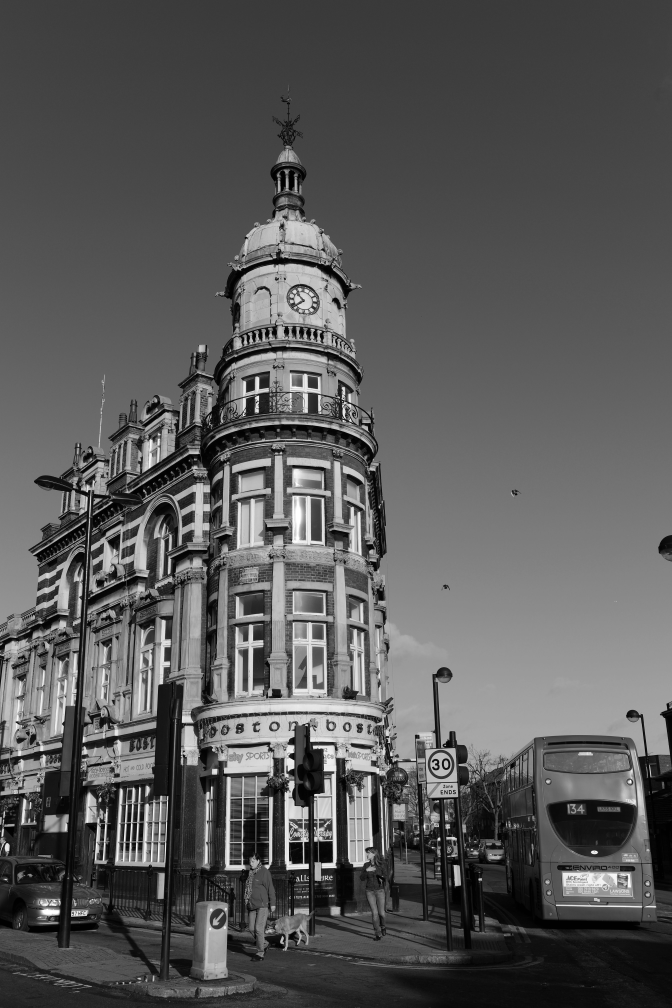
#> input picture dsc_0085.jpg, 4032 x 6048 px (shown at 1/6 size)
$ python example.py
#> lines starting #> are read from the running program, lines starting #| are printed output that depends on the picture
### fastdeconv.py
import numpy as np
from math import sqrt
from numpy.fft import fft2, ifft2
from scipy.signal import convolve2d
from scipy.interpolate import interp1d


class FastDeconvolution:
    def __init__(self, blurred, kernel, lambda_, alpha, verbose=False):
        """
        Input Parameters:
        - blurred: observed blurry and noisy input grayscale image
        - kernel:  convolution kernel
        - lambda_: parameter that balances likelihood and prior term weighting
        - alpha: parameter between 0 and 2
        """
        assert blurred.ndim == 2, "Blurred image must be grayscale."
        assert kernel.shape[0] % 2 == kernel.shape[1] % 2 == 1, "Blur kernel k must be odd-sized."

        self.blurred = blurred
        self.deblurred = blurred.copy()
        self.kernel = kernel
        self.lambda_ = lambda_
        self.alpha = alpha
        self.verbose = verbose
        self.imsize = blurred.shape
        self.lut = dict()

    def solve(
        self,
        beta_init=1,
        beta_rate=2 * sqrt(2),
        beta_max=256,
        iter_in=1,
        lut_v_range=np.arange(-1, 1, 1e-4),
    ):
        beta = beta_init
        # compute constant quantities
        nomin1, denom1, denom2 = self.compute_const_denominator()
        # compute v for equation 5
        gx, gy = gradient_x(self.deblurred)
        iter_out = 0
        while beta < beta_max:
            iter_out += 1
            print(f"Outer iteration {iter_out}, Beta {beta:.2f}")
            gamma = beta / self.lambda_
            denom = denom1 + gamma * denom2
            for i in range(1, iter_in + 1):
                # show cost
                if self.verbose:
                    cost = self.compute_cost(gx, gy)
                    print(f"    Inner iteration {i}, Cost {cost:.4e}")
                # w-subproblem
                wx = self.solve_w(gx, beta, lut_v_range)
                wy = self.solve_w(gy, beta, lut_v_range)
                # x-subproblem
                nomin2 = fft2(gradient_w(wx, wy))
                self.deblurred = np.real(ifft2((nomin1 + gamma * nomin2) / denom))
                # update v for equation 5
                gx, gy = gradient_x(self.deblurred)
            beta *= beta_rate
        return np.clip(self.deblurred, 0, 1)

    def solve_w(self, v, beta, lut_v_range):
        """
        solve w-subproblem
        """
        if beta not in self.lut:
            if abs(self.alpha - 1) < 1e-6:
                self.lut[beta] = compute_w1(lut_v_range, beta)
            elif abs(self.alpha - 2 / 3) < 1e-6:
                self.lut[beta] = compute_w23(lut_v_range, beta)
            elif abs(self.alpha - 1 / 2) < 1e-6:
                self.lut[beta] = compute_w12(lut_v_range, beta)
            else:
                self.lut[beta] = compute_w_newton(lut_v_range, beta, self.alpha)
        interp = interp1d(lut_v_range, self.lut[beta], kind="linear", fill_value="extrapolate")
        return interp(v)

    def compute_const_denominator(self):
        """
        compute denominator and part of the numerator for equation 4
        """
        k_fft = psf2otf(self.kernel, self.imsize)
        kernel_gx = np.array([1, -1], dtype=np.float64).reshape(1, 2)
        kernel_gy = np.array([1, -1], dtype=np.float64).reshape(2, 1)
        nomin1 = np.conj(k_fft) * fft2(self.blurred)
        denom1 = np.abs(k_fft) ** 2
        denom2 = np.abs(fft2(kernel_gx, self.imsize)) ** 2 + np.abs(fft2(kernel_gy, self.imsize)) ** 2
        return nomin1, denom1, denom2

    # [11 lines left out: function compute_cost, not called in this run]


def psf2otf(psf, shape):
    psf_pad = np.zeros(shape, dtype=np.float64)
    psf_pad[: psf.shape[0], : psf.shape[1]] = psf
    otf = np.roll(psf_pad, (-int(psf.shape[0] / 2), -int(psf.shape[1] / 2)), axis=(0, 1))
    return fft2(otf)


def gradient_x(x):
    """
    compute (v1 = F1 * x) and (v2 = F2 * x) in equation 5
    """
    gx = np.zeros(x.shape, dtype=x.dtype)
    gy = np.zeros(x.shape, dtype=x.dtype)
    gx[:, :-1] = x[:, 1:] - x[:, :-1]
    gx[:, -1] = x[:, 0] - x[:, -1]
    gy[:-1, :] = x[1:, :] - x[:-1, :]
    gy[-1, :] = x[0, :] - x[-1, :]
    return gx, gy


def gradient_w(wx, wy):
    """
    compute (F1^T * w1 + F2^T * w2) in equation 3
    """
    gx = np.zeros(wx.shape, dtype=wx.dtype)
    gy = np.zeros(wy.shape, dtype=wy.dtype)
    gx[:, 0] = wx[:, -1] - wx[:, 0]
    gx[:, 1:] = wx[:, :-1] - wx[:, 1:]
    gy[0, :] = wy[-1, :] - wy[0, :]
    gy[1:, :] = wy[:-1, :] - wy[1:, :]
    return gx + gy


# [5 lines left out: function compute_w1, not called in this run]


def compute_w23(v, beta):
    """
    solve w-subproblem for alpha = 2/3
    """
    vsize = v.shape[0]
    v_complex = v.astype(np.complex128)
    epsilon = 1e-6
    eps = 1e-9

    # precompute some terms
    m = np.full(vsize, 8 / (27 * beta**3), dtype=np.complex128)
    m2 = m * m
    m3 = m2 * m
    v2 = v_complex * v_complex
    v3 = v2 * v_complex
    v4 = v3 * v_complex

    # t1 ~ t7
    t1 = -9 / 8 * v2
    t2 = v3 / 4
    t3 = -1 / 8 * (m * v2)
    t4 = -t3 / 2 + np.sqrt(-m3 / 27 + (m2 * v4) / 256)
    t5 = t4 ** (1 / 3)
    t6 = 2 * (-5 / 18 * t1 + t5 + (m / (3 * t5 + eps)))
    t7 = np.sqrt(t1 / 3 + t6)

    # compute 4 roots
    roots = np.zeros((4, vsize), dtype=np.complex128)
    term1 = 0.75 * v_complex
    term21 = np.sqrt(-(t1 + t6 + t2 / (t7 + eps)))
    term22 = np.sqrt(-(t1 + t6 - t2 / (t7 + eps)))
    roots[0, :] = term1 + 0.5 * (t7 + term21)
    roots[1, :] = term1 + 0.5 * (t7 - term21)
    roots[2, :] = term1 + 0.5 * (-t7 + term22)
    roots[3, :] = term1 + 0.5 * (-t7 - term22)

    # filter out roots
    vtile = np.tile(v, (4, 1))
    c1 = np.abs(np.imag(roots)) < epsilon
    c2 = np.real(roots) * np.sign(vtile) > np.abs(vtile) / 2
    c3 = np.real(roots) * np.sign(vtile) < np.abs(vtile)
    roots[~(c1 & c2 & c3)] = 0

    w = np.max(np.real(roots) * np.sign(vtile), axis=0) * np.sign(v)
    return w


# [56 lines left out: functions compute_w12, compute_w_newton, not called in this run]

### eval.py
import numpy as np


def ssim(img1, img2, c1=0.005, c2=0.005):
    """
    compute ssim between two images
    """
    assert img1.ndim == img2.ndim
    assert img1.shape[0] == img2.shape[0] and img1.shape[1] == img2.shape[1]

    mn = img1.shape[0] * img1.shape[1]

    mean1 = np.mean(img1)
    mean2 = np.mean(img2)

    img1_0mean = img1 - mean1
    img2_0mean = img2 - mean2

    var1 = np.sum(img1_0mean**2) / mn
    var2 = np.sum(img2_0mean**2) / mn
    covar12 = np.sum(img1_0mean * img2_0mean) / mn

    L = np.max(img1)
    nomin = (2 * mean1 * mean2 + (c1 * L) ** 2) * (2 * covar12 + (c2 * L) ** 2)
    denom = (mean1**2 + mean2**2 + (c1 * L) ** 2) * (var1 + var2 + (c2 * L) ** 2)
    return nomin / denom


# [8 lines left out: function nmse, not called in this run]


def psnr(img, target):
    """
    compute psnr between two images
    """
    assert img.ndim == target.ndim
    assert img.shape[0] == target.shape[0] and img.shape[1] == target.shape[1]
    assert np.max(img) <= 1.0 and np.min(img) >= 0.0 and np.max(target) <= 1.0 and np.min(target) >= 0.0

    mse = np.mean((img - target) ** 2)
    return 10 * np.log10(1.0 / mse)

### example.py
import numpy as np
import cv2
import time
from scipy.signal import convolve2d

from fastdeconv import FastDeconvolution
from eval import ssim, psnr

np.random.seed(0)


def gaussian_kernel(size):
    kernel1d = cv2.getGaussianKernel(size, 0)
    kernel = kernel1d.dot(kernel1d.T)
    return kernel


def gaussian_noise(shape, amplitude=0.01, sigma=1.0):
    return np.random.normal(0, sigma, shape) * amplitude


def create_blur(image, kernel, noise):
    blurred = convolve2d(image, kernel, boundary="wrap", mode="same")
    return np.clip(np.floor((blurred + noise) * 255.0), 0, 255) / 255.0


if __name__ == "__main__":
    # grayscale image / 0 ~ 1
    original = cv2.imread("dsc_0085.jpg", cv2.IMREAD_GRAYSCALE).astype(np.float64) / 255.0
#> original: shape (6048, 4032) float64; min 0, max 1, mean 0.349
    original = cv2.resize(original, (0, 0), fx=0.25, fy=0.25)
#> original: shape (1512, 1008) float64
    print(f"Image size: {original.shape}")
#| Image size: (1512, 1008)

    # create blurred image
    kernel = gaussian_kernel(11)
    noise = gaussian_noise(original.shape, amplitude=0.01, sigma=1)
    blurred = create_blur(original, kernel, noise)
#> in create_blur, `blurred = convolve2d(image, kernel, boundary="wrap", mode="same")`:
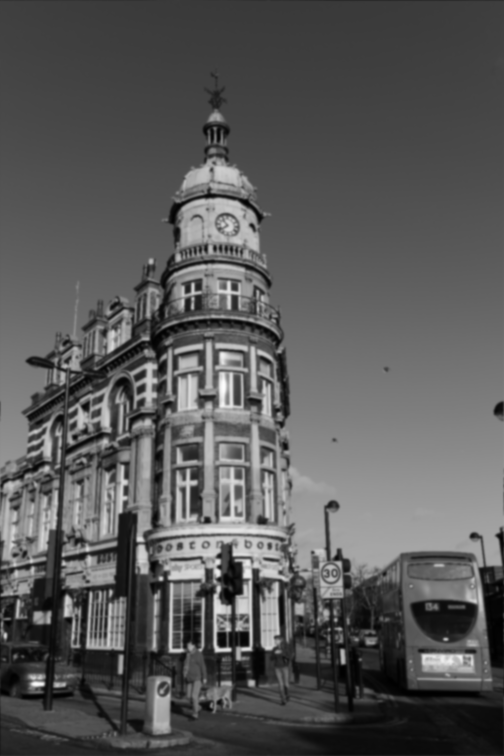
#> blurred: shape (1512, 1008) float64 (shown at 1/2 size); min 0.00311, max 0.995, mean 0.349

    # deblur image
    fd = FastDeconvolution(blurred, kernel, 2000, 2 / 3)
    start = time.time()
    deblurred = fd.solve()
#> in solve, `nomin1, denom1, denom2 = self.compute_const_denominator()`:
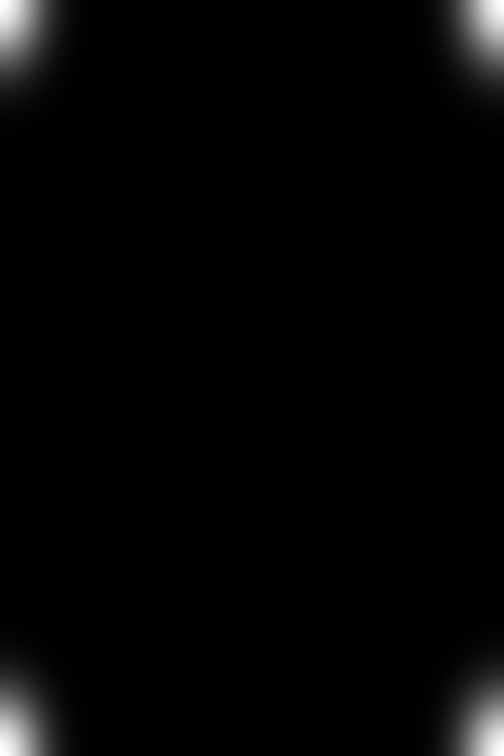
#> denom1: shape (1512, 1008) float64 (shown at 1/2 size); min 1.25e-19, max 1, mean 0.0203
#> in solve, `nomin1, denom1, denom2 = self.compute_const_denominator()`:
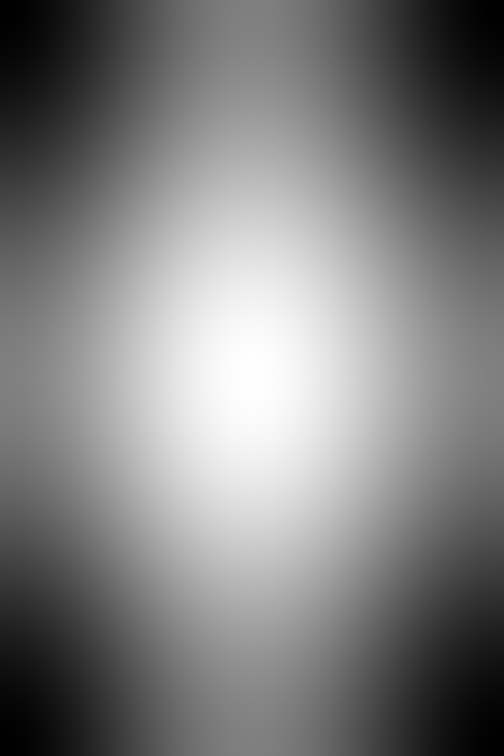
#> denom2: shape (1512, 1008) float64 (shown at 1/2 size); min 0, max 8, mean 4; drawn with min black and max white
#> in gradient_x, `gx[:, :-1] = x[:, 1:] - x[:, :-1]`:
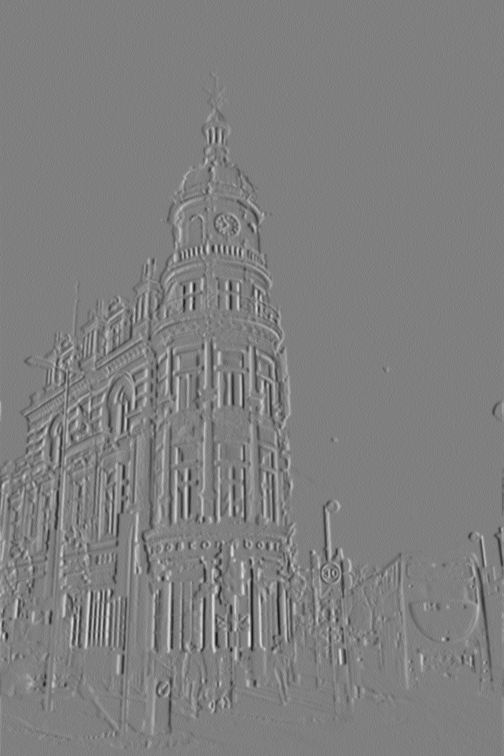
#> gx: shape (1512, 1008) float64 (shown at 1/2 size); min -0.2, max 0.2, mean -9.68e-06; drawn with min black and max white
#> in gradient_x, `gy[:-1, :] = x[1:, :] - x[:-1, :]`:
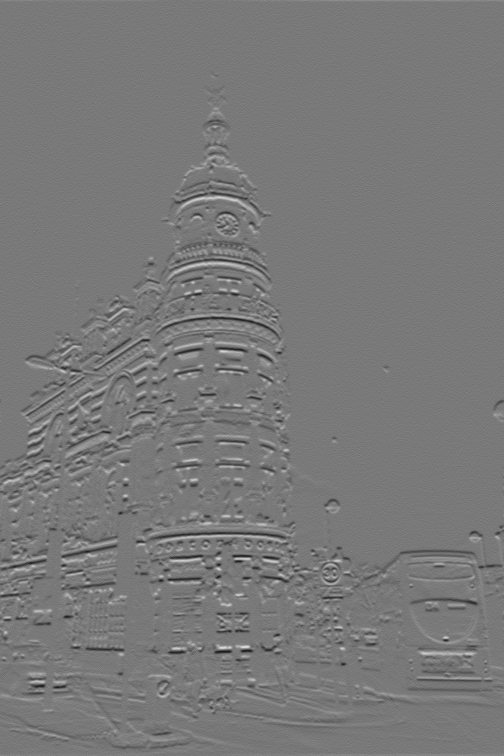
#> gy: shape (1512, 1008) float64 (shown at 1/2 size); min -0.188, max 0.208, mean -1.44e-05; drawn with min black and max white
#> the loop in solve, `while beta < beta_max:` made 6 passes
#> (gamma, beta) on passes 2 to 6: (0.00141, 8), (0.004, 22.63), (0.0113, 64), (0.032, 181), (0.0905, 512)
#> beta on pass 1: 2.83
#| Outer iteration 2, Beta 2.83
#| Outer iteration 3, Beta 8.00
#| Outer iteration 4, Beta 22.63
#| Outer iteration 5, Beta 64.00
#| Outer iteration 6, Beta 181.02
#> after the loop in solve, `while beta < beta_max:`:
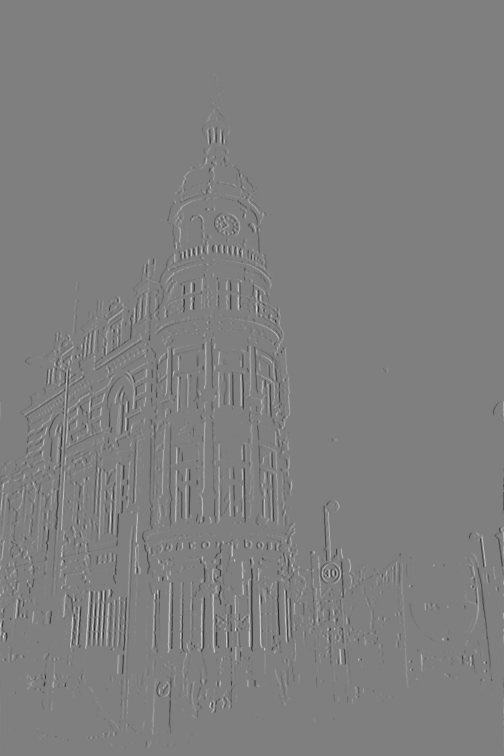
#> wx: shape (1512, 1008) float64 (shown at 1/2 size); min -0.527, max 0.525, mean -0.0001; drawn with min black and max white
#> after the loop in solve, `while beta < beta_max:`: beta = 512; iter_out = 6
    end = time.time()
    print(f"Time taken for image of size {original.shape} is {end - start:.2f}s")
#| Time taken for image of size (1512, 1008) is 4.55s

    # compute ssim and psnr
    psnr_blurred = psnr(blurred, original)
#> in psnr, `mse = np.mean((img - target) ** 2)`: mse = 0.00565
#> psnr_blurred = 22.48
    psnr_deblurred = psnr(deblurred, original)
#> psnr_deblurred = 24.7
    ssim_blurred = ssim(blurred, original)
#> in ssim, `mean1 = np.mean(img1)`: mean1 = 0.347
#> in ssim, `mean2 = np.mean(img2)`: mean2 = 0.349
#> in ssim, `var1 = np.sum(img1_0mean**2) / mn`: var1 = 0.0296
#> in ssim, `var2 = np.sum(img2_0mean**2) / mn`: var2 = 0.039
#> in ssim, `covar12 = np.sum(img1_0mean * img2_0mean) / mn`: covar12 = 0.0315
#> in ssim, `L = np.max(img1)`: L = 1
#> in ssim, `nomin = (2 * mean1 * mean2 + (c1 * L) ** 2) * (2 * covar12 + (c2 * L) ..`: nomin = 0.0153
#> in ssim, `denom = (mean1**2 + mean2**2 + (c1 * L) ** 2) * (var1 + var2 + (c2 * L..`: denom = 0.0166
#> ssim_blurred = 0.918
    ssim_deblurred = ssim(deblurred, original)
#> ssim_deblurred = 0.954

    print(f"PSNR blurred: {psnr_blurred:.4f}, SSIM blurred: {ssim_blurred:.4f}")
#| PSNR blurred: 22.4814, SSIM blurred: 0.9178
    print(f"PSNR deblurred: {psnr_deblurred:.4f}, SSIM deblurred: {ssim_deblurred:.4f}")
#| PSNR deblurred: 24.7023, SSIM deblurred: 0.9542

    cv2.imshow("original", original)
    cv2.imshow("blurred", blurred)
    cv2.imshow("deblurred", deblurred)
    cv2.waitKey(0)
    cv2.destroyAllWindows()
